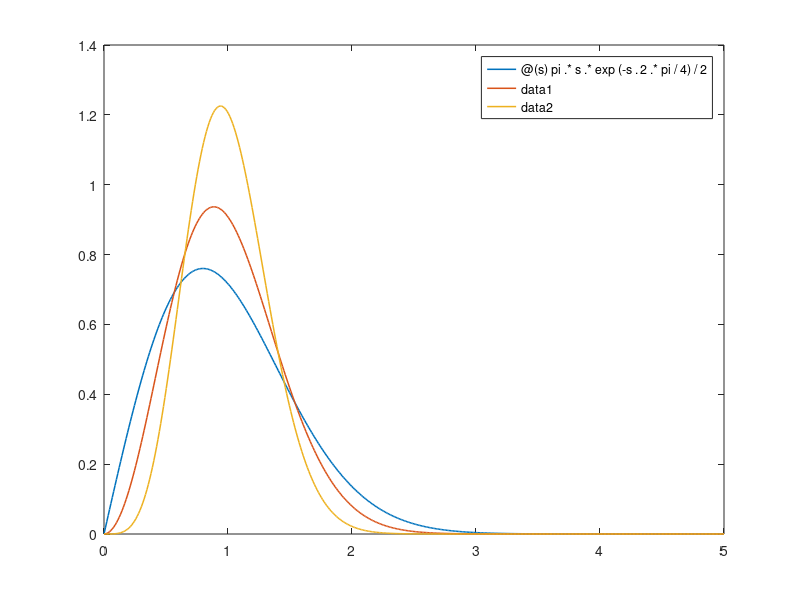

The MATLAB script that drew this image: (Note: this script raises an error after producing the figure.)

clear all

close all
%%% Wigner surmise for $\beta =1,2,4$
p1 = @(s) pi.*s.*exp(-s.^2.*pi/4)/2;
p2 = @(s) 32.*(s.^2)/((pi).^2).*exp(-4.*(s.^2)/(pi));
p4 = @(s) 2^(18)/((3^6).*((pi)^3)).*s^4.*exp(-s.^2.*64/(9.*pi));
%%% Number of matrices
Nmatr = 100000
%%% null lists for spcings of nearest-neighbor eigenvalues
x1 = [];
x2 = [];
x4 = [];
%%% Generate the matrix and calculate the eigenvalues ??to get the eigenvalue spacing
for nm = 1:Nmatr
    M = randn(2);
    M = (M+M')/2;
    x1 = [x1; abs(diff(eig(M)))];
end
for nm = 1:Nmatr
    M = randn(2)+i*randn(2);
    M = (M+conj(M.'))/2
    x2 = [x2; abs(diff(eig(M)))];
end
for nm = 1:Nmatr
   A = (randn(3) + i*randn(3));
   B = (randn(3) + i*randn(3));
   M = [A B; -conj(B) conj(A)]; 
   M = (M + M')/2; 
   E = eig(M);
   x4 = [x4; abs(E(3)-E(1))];
end
%%%unfolding
x1 = x1/mean(x1(:));
x2 = x2/mean(x2(:));
x4 = x4/mean(x4(:));
%%%ploting
fplot(p1,[0 5],'LineWidth',1.1)
hold on
fplot(p2,[0 5],'LineWidth',1.1)
hold on
fplot(p4,[0 5],'LineWidth',1.1)
hold on
[b,a] = histnorm(x1,50);
plot(a,b,'.' ,'MarkerSize', 12)
[b,a] = histnorm(x2,50);
plot(a,b,'.' ,'MarkerSize', 12)
[b,a] = histnorm(x4,50);
plot(a,b,'.' ,'MarkerSize', 12)
